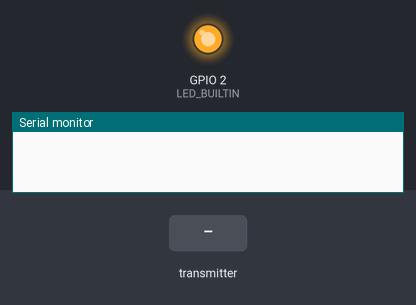
A sketch run on a simulated ESP8266 (NodeMCU). Shown: output pins drawn as LEDs (lit = HIGH, except the on-board LED, lit = LOW), the last lines printed to the serial monitor. Dashed ring = blinking. Inputs (shaded band) come from the test bench.

Above: at 1.2 s.
1.3 s: the transmitter starts sending d = 1
At 1.45 s:
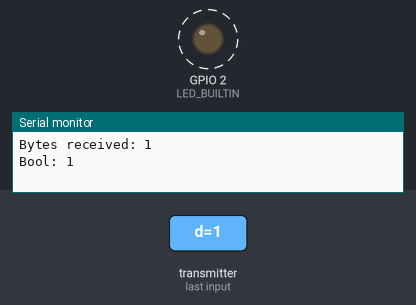
4.3 s: the transmitter starts sending d = 0
At 4.8 s:
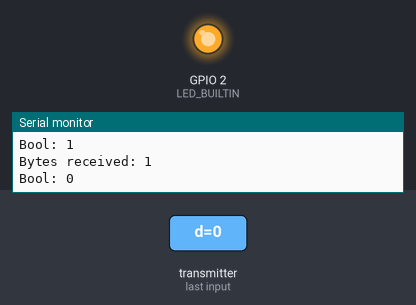
Timing chart, 0 to 7.3 s (numbered marks = the images above; inputs shaded):
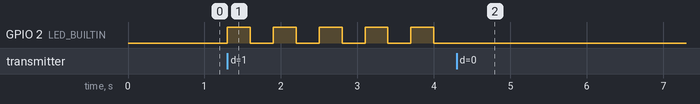

Measured:
- after the input at 1.3 s, GPIO 2 (LED_BUILTIN): alternates HIGH for 0.30 s and LOW for 0.30 s, starting at once
- after the input at 4.3 s, GPIO 2 (LED_BUILTIN): stops changing and stays LOW

The sketch:

basic-communication-ESP8266.ino
```cpp
#include <ESP8266WiFi.h>
#include <espnow.h>

// Structure example to receive data
// Must match the sender structure
typedef struct struct_message {
    bool d;
} struct_message;

// Create a struct_message called myData
struct_message myData;

// Callback function that will be executed when data is received
void OnDataRecv(uint8_t * mac, uint8_t *incomingData, uint8_t len) {
  memcpy(&myData, incomingData, sizeof(myData));
  Serial.print("Bytes received: ");
  Serial.println(len);
  Serial.print("Bool: ");
  Serial.println(myData.d);
  Serial.println();
}

void setup() {
  // Initialize Serial Monitor
  Serial.begin(115200);

  // Set device as a Wi-Fi Station
  WiFi.mode(WIFI_STA);

  // Init ESP-NOW
  if (esp_now_init() != 0) {
    Serial.println("Error initializing ESP-NOW");
    return;
  }

  // Once ESPNow is successfully Init, we will register for recv CB to
  // get recv packer info
  esp_now_set_self_role(ESP_NOW_ROLE_SLAVE);
  esp_now_register_recv_cb(OnDataRecv);

  pinMode(LED_BUILTIN, OUTPUT);
}

void loop() {

 if(myData.d==true&&myData.d!=false)
  {
    digitalWrite(LED_BUILTIN, HIGH);
    delay(300);
    digitalWrite(LED_BUILTIN, LOW);
    delay(300);
  }

}
```
